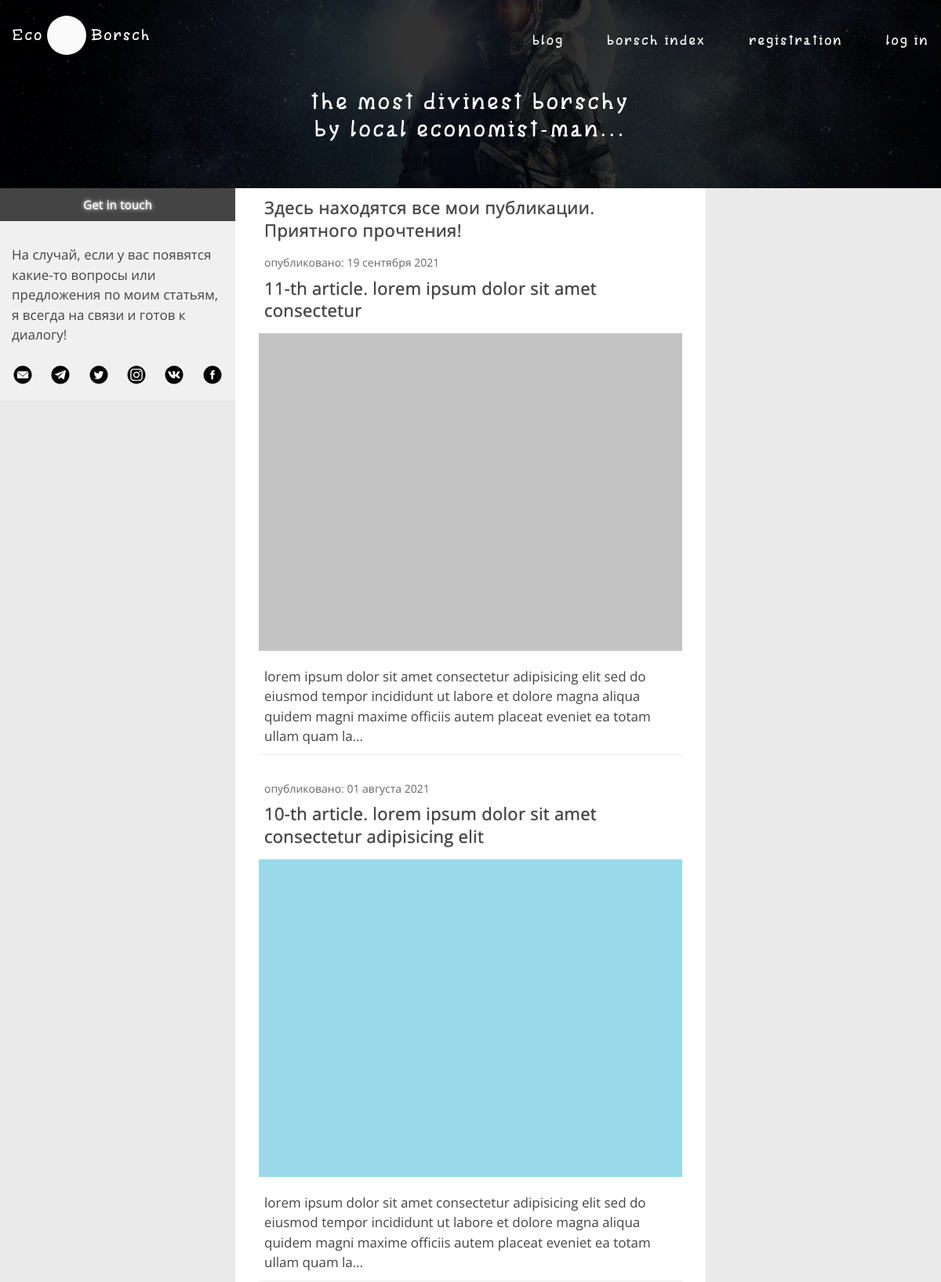
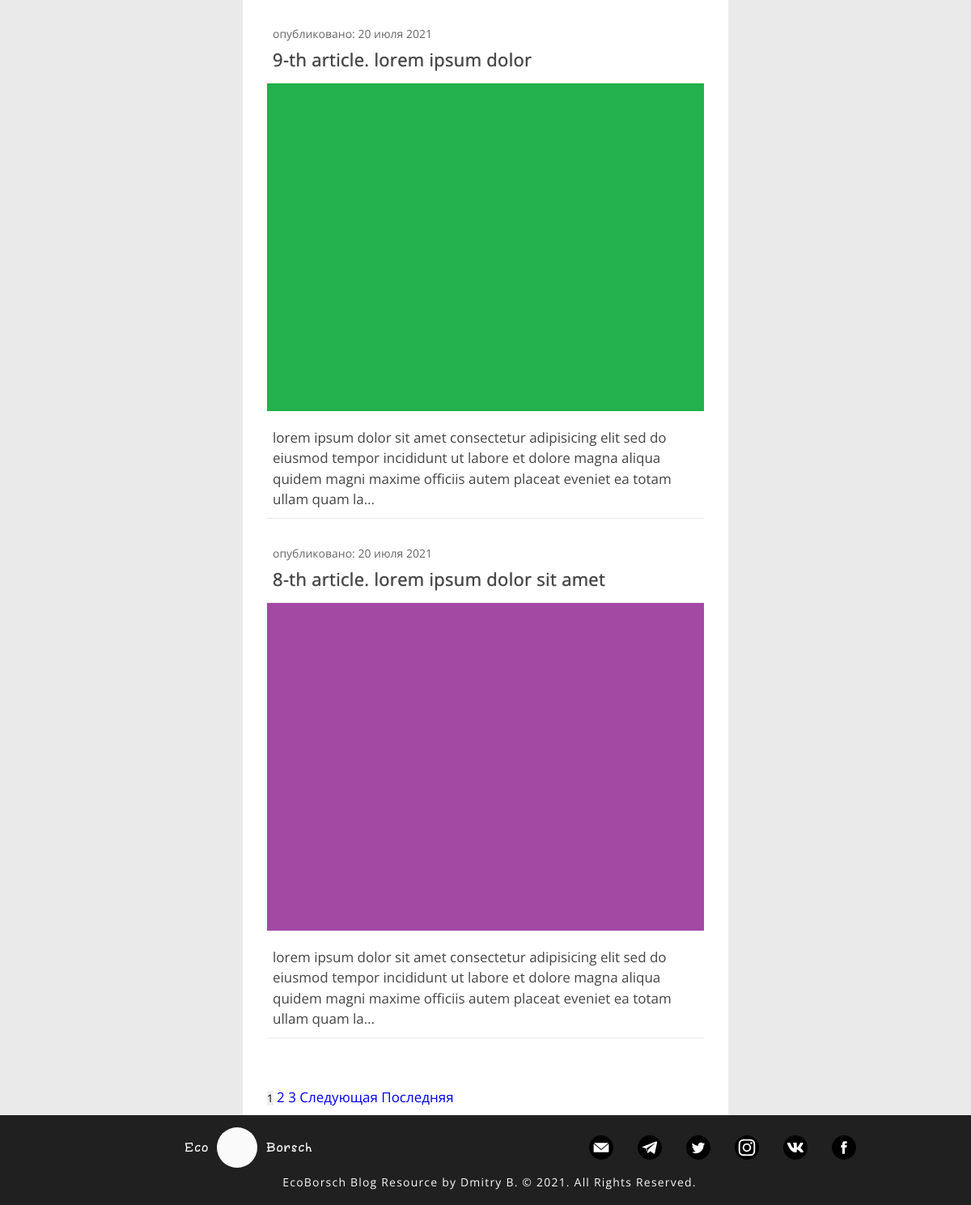
The page /user/prothean on the database its author committed (2 pictures, top to bottom).
### mainblog/models.py (models this page shows, shortened)
class Articles(models.Model):
    title = models.CharField('Название статьи', max_length=100, unique=True)
    text = models.TextField('Основной текст статьи')
    date = models.DateTimeField('Дата публикации', default=timezone.now)
    author = models.ForeignKey(User, verbose_name='Автор', on_delete=models.CASCADE)
    img = models.ImageField(null=True, blank=True, default='default_article_pixel.jpg', verbose_name='Изображение заголовка статьи', upload_to='article_img')
    class Meta:                             #                             в админке
        verbose_name = 'Пост'             #
        verbose_name_plural = 'Посты'      #

### mainblog/views.py (the view)
# urls.py: path('user/<str:username>', views.UserAllArticles.as_view(), name = 'user_articles'),
class UserAllArticles(ListView):
    model = Articles
    template_name = 'mainblog/user_articles.html'
    context_object_name = 'articles'
    paginate_by = 4
    def get_queryset(self):
        user = get_object_or_404(User, username=self.kwargs['username'])
        return Articles.objects.filter(author=user).order_by('-date')
    def get_context_data(self, **kwargs):
        ctx = super(UserAllArticles, self).get_context_data(**kwargs)
        ctx['title'] = f'Статьи пользователя {self.kwargs["username"]}'
        return ctx

### mainblog/templates/mainblog/user_articles.html (shortened to what this page needs)
{% extends 'mainblog/base.html' %}
{% load static %}
{% block header %}
    <header class="header">
                <div class="fullscreen fullscreen_small">
                    <div class="fullscreen__body">
                        <div class="header__container container header__container_small">
                            <div class="header__row">
                                <div class="header__column">
                                    <div class="header__item">
                                        <div class="header__logo">
                                            <a href="{% url 'home' %}" class="header__logo-item link logo-item">
                                                <p class="logo-item__text">eco</p>
                                                <div class="logo-item__picture">
                                                </div>
                                                <p class="logo-item__text">borsch</p>
                                            </a>
                                        </div>
                                    </div>
                                </div>
                                <div class="header__column">
                                    <div class="header__item">
                                        <ul class="header__menu">
                                            {% if not user.is_authenticated %}
                                                <li><a href="{% url 'user_articles' 'prothean' %}" class="header__link link">blog</a></li>
                                                <li><a href="{% url 'all_products' %}" class="header__link link">borsch index</a></li>
                                                <li><a href="{% url 'registration' %}" class="header__link link">registration</a></li>
                                                <li><a href="{% url 'user' %}" class="header__link link">log in</a></li>
                                            {% endif %}
                                        </ul>
                                    </div>
                                </div>
                            </div>
                            <div class="header__row">
                                <div class="header__big-text header__big-text_small">
                                    <p>the most divinest borschy</p>
                                    <p>by local economist-man...</p>
                                </div>
                            </div>
                        </div>
                    </div>
                    <picture class="fullscreen__image">
                        <img src={% static "mainblog/pictures/background/header_background.jpg" %} alt="background">
                    </picture>
                </div>
</header>
{% endblock %}
{% block content %}
    <aside class="sidebar sidebar_left">
    <div class="sidebar__follow sidebar-left-container">
        <div class="sidebar__header sidebar__header_left">
            <h3>Get in touch</h3>
        </div>
        <div class="sidebar__social">
            <p>На случай, если у вас появятся какие-то вопросы или предложения по моим статьям, я всегда на связи и готов к диалогу! </p>
            <a href="#" class="sidebar__link"><img src={% static "mainblog/pictures/icons/social/google-icon.svg" %} alt="google"></a>
            <a href="#" class="sidebar__link"><img src={% static "mainblog/pictures/icons/social/telegram-icon.svg" %} alt="telegram"></a>
            <a href="#" class="sidebar__link"><img src={% static "mainblog/pictures/icons/social/twitter-icon.svg" %} alt="twitter"></a>
            <a href="#" class="sidebar__link"><img src={% static "mainblog/pictures/icons/social/instagram-icon.svg" %} alt="instagram"></a>
            <a href="#" class="sidebar__link"><img src={% static "mainblog/pictures/icons/social/vk-icon.svg" %} alt="vk"></a>
            <a href="#" class="sidebar__link"><img src={% static "mainblog/pictures/icons/social/facebook-icon.svg" %} alt="facebook"></a>
        </div>
    </div>
    </aside>
    <section class="content">
        <section class="content__author-articles articles">
            <h2>Здесь находятся все мои публикации. Приятного прочтения!</h2>
            <div class="articles__last-article">
                {% for post in articles %}
                    <div class="articles__item articles__item_big">
                        <p class="articles__description">Опубликовано: {{ post.date|date:"d E Y" }}</p>
                        <h2><a href="{% url 'article_detail' post.id %}" class="articles__name">{{ post.title }}</a></h2>
                        {% if post.img %}
                            {% if post.img == default_image %}
                                <span>There is no image</span>
                            {% else %}
                                <a href="{% url 'article_detail' post.id %}" class="articles__image ">
                                    <img src="{{ post.img.url }}" alt="">
                                </a>
                            {% endif %}
                        {% endif %}
                        <p class="articles__preview">{{ post.text|striptags|truncatechars:200 }}</p>
                    </div>
                {% endfor %}
            </div>
            <div class="nav_pages">
                <div class="pages">
                    {% if is_paginated %}
                    {% for num in page_obj.paginator.page_range %}
                    {% if num == page_obj.number %}
                        <button class="paginated">{{ num }}</button>
                    {% elif num > page_obj.number|add:'-3' and num < page_obj.number|add:'3' %}
                        <a class="pagination" href="?page={{ num }}">{{ num }}</a>
                        {% endif %}
                    {% endfor %}
                    {% if page_obj.has_next %}
                        <a class="pagination" href="?page={{ page_obj.next_page_number }}">Следующая</a>
                        <a class="pagination" href="?page={{ page_obj.paginator.num_pages }}">Последняя</a>
                        {% endif %}
                    {% endif %}
                </div>
            </div>
        </section>
    </section>
{% endblock %}

### mainblog/static/mainblog/main.css (style rules this page uses)
* { padding: 0; margin: 0; border: 0; }
*, *:before, *:after { -moz-box-sizing: border-box; -webkit-box-sizing: border-box; box-sizing: border-box; }
nav, footer, header, aside { display: block; }
html, body { height: 100%; width: 100%; font-size: 100%; line-height: 1; font-size: 14px; -ms-text-size-adjust: 100%; -moz-text-size-adjust: 100%; -webkit-text-size-adjust: 100%; font-family: Arial, Helvetica, sans-serif; }
input, button, textarea { font-family: inherit; }
button { cursor: pointer; }
a, a:visited { text-decoration: none; }
ul li { list-style: none; }
img { vertical-align: top; }
h1, h2, h3, h4, h5, h6 { font-size: inherit; font-weight: 400; }
html, body { height: 100%; background-color: #eaeaea; font-size: 17px; line-height: 150%; font-family: OpenSans-Regular; }
h2 { padding: 0px 7px 0px 7px; letter-spacing: 0.4px; font-size: 22px; font-weight: 500; line-height: 130%; margin: 0px 0px 15px 0px; text-shadow: 0px 0px 1px #444444; }
h3 { color: #f0f0f0; letter-spacing: 0.2px; font-size: 15px; font-weight: 700; line-height: 120%; margin: 0 auto; }
.link { color: #444444; }
.fullscreen { position: relative; min-height: 75vh; overflow: hidden; }
.fullscreen_small { min-height: 30vh; }
.fullscreen__body { position: relative; z-index: 1; min-height: inherit; background-color: rgba(0, 0, 0, 0.8); }
.fullscreen__image img { position: absolute; top: 0; left: 0; width: 100%; height: 100%; object-fit: cover; z-index: 0; }
.container { margin: 0px auto; max-width: 1400px; padding: 15px 15px; }
.header { font-size: 16px; line-height: 24px; letter-spacing: 2.2px; margin: 0px 0px 0px 0px; }
.header__container { display: flex; flex-direction: column; justify-content: space-between; min-height: inherit; padding-top: 20px; position: relative; z-index: 2; }
.header__row { display: flex; justify-content: space-between; }
.header__column { display: flex; align-items: center; justify-content: center; }
.header__logo { font-size: 20px; }
.logo-item { display: flex; align-items: center; justify-content: space-between; font-family: mandys-scetch; }
.logo-item__text { color: #fafafa; text-transform: capitalize; }
.logo-item__text:first-child { margin: 0px 5px 0px 0px; }
.logo-item__text:last-child { margin: 0px 0px 0px 5px; }
.logo-item__picture { position: relative; width: 50px; height: 50px; border-radius: 50%; background: #fafafa; }
.header__menu { width: fit-content; font-family: mandys-scetch; display: flex; flex-wrap: wrap; margin: 0 0px 0 30px; }
.header__menu > li { line-height: 170%; margin: 15px 25px 0px 30px; }
.header__menu > li:last-child { margin: 15px 0px 0px 30px; }
.header__link { font-size: 18px; color: #fafafa; }
.header__big-text { margin: 30px auto; color: #fafafa; letter-spacing: 4px; text-align: center; line-height: 150%; font-size: 40px; font-family: mandys-scetch; }
.header__big-text_small { font-size: 30px; line-height: 115%; letter-spacing: 3px; }
.sidebar { height: fit-content; background-color: #f0f0f0; background-color: #444444; }
.sidebar__header { padding: 12px 5px; text-align: center; text-shadow: 0px 0px 5px #ffffff; }
.sidebar_left { -ms-grid-column: 2; -ms-grid-column-span: 1; grid-column: 2 / 3; }
.sidebar-left-container { display: flex; flex-direction: column; }
.sidebar__follow img { width: 46px; }
.sidebar__social { display: flex; flex-wrap: wrap; padding: 10px 5px; background-color: #f0f0f0; }
.sidebar__social p { color: #444444; padding: 20px 10px 15px 10px; }
.sidebar__link { margin: 0px auto; }
.content { color: #444444; padding: 10px 30px 10px 30px; background-color: #ffffff; -ms-grid-column: 3; -ms-grid-column-span: 1; grid-column: 3 / 4; display: flex; flex-direction: column; }
.articles__last-article { padding: 0px 0px 10px 0px; margin: 0 0 20px 0; }
.articles__item { display: flex; flex-direction: column; margin: 0px 0px 30px 0px; padding: 0px 0px 10px 0px; border-bottom: 1px solid #eaeaea; }
.articles__image { position: relative; padding: 0 0 75% 0; margin: 0px 0px 20px 0px; }
.articles__image img { position: absolute; top: 0; left: 0; width: 100%; height: 100%; -o-object-fit: cover; object-fit: cover; }
.articles__name { color: #444444; font-size: 22px; line-height: 110%; letter-spacing: 0.3px; margin: 0px 0px 10px 0px; }
.articles__description { font-size: 14px; text-transform: lowercase; display: inline-block; padding: 0 7px; color: #666666; margin: 0 0 5px 0; }
.articles__preview { padding: 0 7px; }

### rows shown on the page
Articles: date "19 сентября 2021", title "11-th article. lorem ipsum dolor sit amet consectetur", img (placeholder picture), text "lorem ipsum dolor sit amet consectetur adipisicing elit sed do eiusmod tempor incididunt ut labore et dolore magna aliqua quidem magni maxime officiis autem placeat eveniet ea totam ullam quam la…"
Articles: date "01 августа 2021", title "10-th article. lorem ipsum dolor sit amet consectetur adipisicing elit", img (placeholder picture), text "lorem ipsum dolor sit amet consectetur adipisicing elit sed do eiusmod tempor incididunt ut labore et dolore magna aliqua quidem magni maxime officiis autem placeat eveniet ea totam ullam quam la…"
Articles: date "20 июля 2021", title "9-th article. lorem ipsum dolor", img (placeholder picture), text "lorem ipsum dolor sit amet consectetur adipisicing elit sed do eiusmod tempor incididunt ut labore et dolore magna aliqua quidem magni maxime officiis autem placeat eveniet ea totam ullam quam la…"
Articles: date "20 июля 2021", title "8-th article. lorem ipsum dolor sit amet", img (placeholder picture), text "lorem ipsum dolor sit amet consectetur adipisicing elit sed do eiusmod tempor incididunt ut labore et dolore magna aliqua quidem magni maxime officiis autem placeat eveniet ea totam ullam quam la…"

### other values the page prints
{{ num }} "1"
{{ num }} "2" "3"
